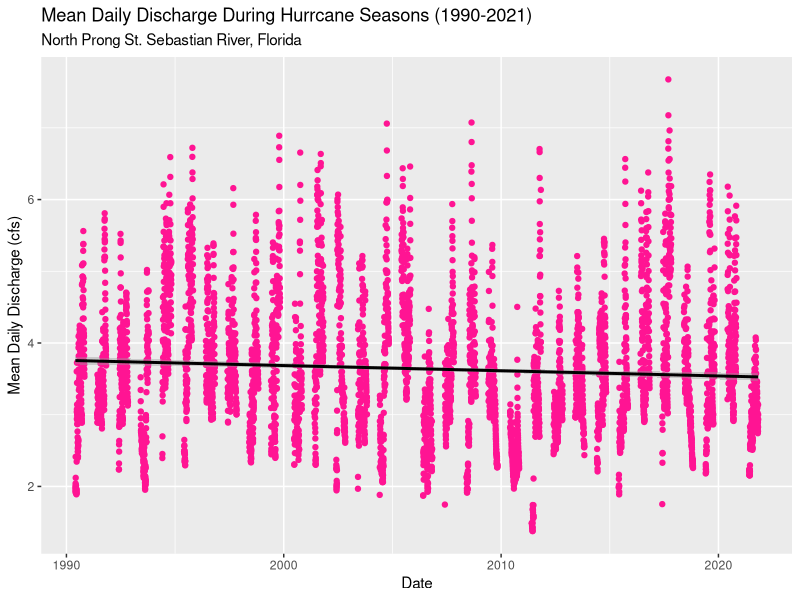

This figure's R source:
require(lubridate)
require(tidyverse)
#load data
florida_1990 <- read.csv("./Data/Processed/florida_hurricane_1990_processed.csv", stringsAsFactors = T)
#Date column
florida_1990 <- florida_1990 %>%
  mutate(Date = ymd(Date))

ggplot(florida_1990, aes(x = Date, y = log(Daily_Discharge_clean)))+
  geom_point(color = "deeppink1")+
  geom_smooth(method = lm, color = "black")+
  labs(x = "Date", y = "Mean Daily Discharge (cfs)",
       title = "Mean Daily Discharge During Hurrcane Seasons (1990-2021)", 
       subtitle = "North Prong St. Sebastian River, Florida") 
